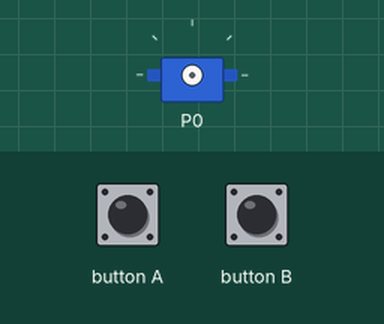
Bench run of a program on a simulated BBC micro:bit (MakeCode). Shown: servo. Inputs (shaded band) come from the test bench.

Above: at 1.2 s.
1.3 s: button A pressed for 0.15 s
At 2.3 s:
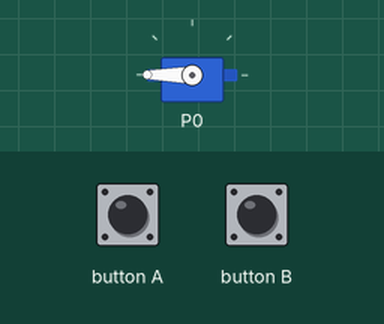
4.4 s: button B pressed for 0.15 s
At 5.6 s:
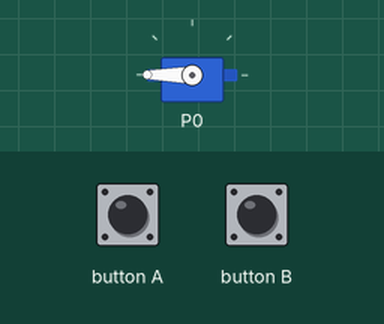
Timing chart, 0 to 7.4 s (numbered marks = the images above; inputs shaded):
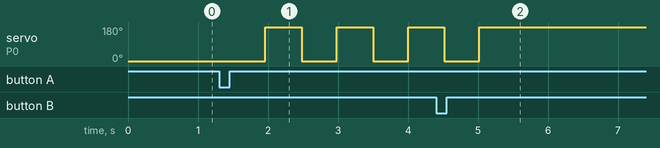

The program:

main.ts
```typescript
let go = 0
input.onButtonPressed(Button.A, function () {
    go = 1
})
input.onButtonPressed(Button.B, function () {
    go = 0
})
basic.forever(function () {
    if (go == 1) {
        servos.P0.setAngle(0)
        basic.pause(500)
        servos.P0.setAngle(180)
        basic.pause(500)
    }
})
```

test.ts
```typescript
// 테스트는 여기로 이동합니다; 이 패키지가 확장으로 사용될 때 컴파일되지 않을 것 입니다.
```

Measured:
- after the input at 1.3 s, servo on P0: alternates 180° for 0.52 s and 0° for 0.50 s, starting after 0.66 s
- after the input at 4.4 s, servo on P0: goes on until 5.0 s, then stays 180°
